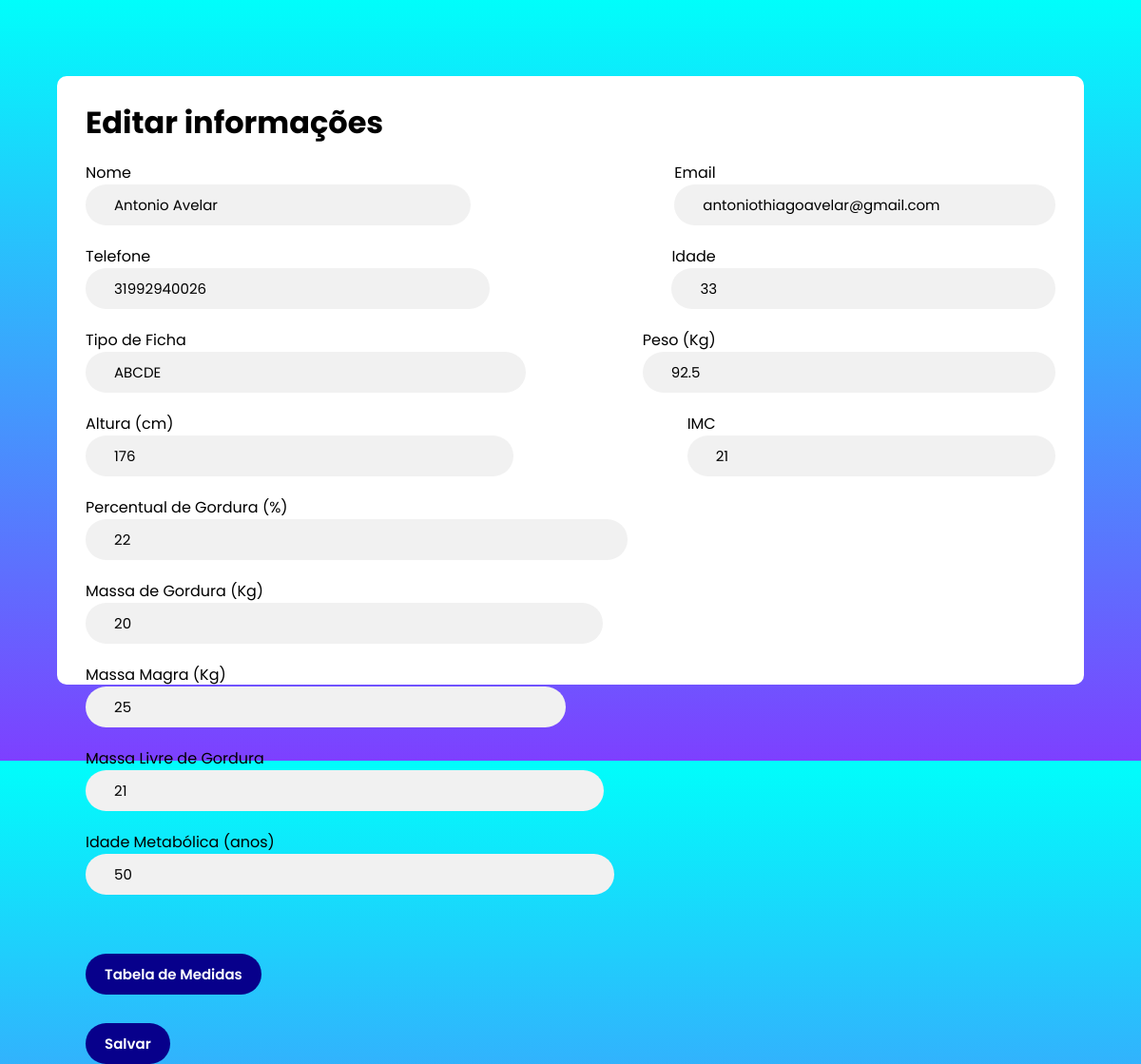
Page /assets/php/editarUsuario.php?idUsuario=21 (signed in) on the committed database.
### tables this page shows
CREATE TABLE `usuario` (
  `nomeUsuario` varchar(80) NOT NULL,
  `emailUsuario` varchar(80) NOT NULL,
  `senhaUsuario` varchar(24) NOT NULL,
  `telUsuario` bigint(11) NOT NULL,
  `idUsuario` int(100) NOT NULL,
  `idadeUsuario` int(3) NOT NULL,
  `pesoUsuario` float NOT NULL,
  `tipoFicha` varchar(10) NOT NULL,
  `alturaUsuario` float NOT NULL,
  `imcUsuario` float NOT NULL,
  `perGUsuario` varchar(10) NOT NULL,
  `masGUsuario` float NOT NULL,
  `massaUsuario` float NOT NULL,
  `massaLivreUsuario` float NOT NULL,
  `idadeMetUsuario` int(3) NOT NULL
);

### assets/php/editarUsuario.php (the view, shortened to what this page needs)
<?php
include_once("conexao.php");
?>
<!DOCTYPE html>
<html lang="en">
<head>
  <link rel="stylesheet" href="../css/editarUsuario.css">
  <link href='https://unpkg.com/boxicons@2.1.4/css/boxicons.min.css' rel='stylesheet'>
</head>
<body>
  <?php
  if (isset($_GET["idUsuario"])) {
    $idUsuario = $_GET["idUsuario"];
    $sql = "SELECT * FROM usuario WHERE idUsuario = $idUsuario";
    $consulta = $conn->query($sql);
    $usuario = $consulta->fetch_assoc();
  }
  ?>
  <div class="container">
    <h1>Editar informações</h1>
    <div class="edit-card">
      <form action="editarUsuario.php?idUsuario=<?php echo $idUsuario?>" method="POST">
        <div class="user-details">
          <div class="form-item">
            <label for="nomeUsuario" class="form-label">Nome</label>
            <input type="text" class="form-element" id="nomeUsuario" name="nomeUsuario" value="<?php echo $usuario["nomeUsuario"] ?>" required>
          </div>
          <div class="form-item">
            <label for="email" class="form-label">Email</label>
            <input type="email" class="form-element" id="email" name="emailUsuario" value="<?php echo $usuario["emailUsuario"] ?>" required>
          </div>
          <div class="form-item">
            <label for="celular" class="form-label">Telefone</label>
            <input type="tel" class="form-element" id="celular" name="telUsuario" value="<?php echo $usuario["telUsuario"] ?>" required>
          </div>
          <div class="form-item">
            <label for="idade" class="form-label">Idade</label>
            <input type="number" class="form-element" id="idade" name="idadeUsuario" value="<?php echo $usuario["idadeUsuario"] ?>" required>
          </div>
          <div class="form-item">
            <label for="ficha" class="form-label">Tipo de Ficha</label>
            <input type="text" class="form-element" id="ficha" name="tipoFicha" value="<?php echo $usuario["tipoFicha"] ?>" required>
          </div>
          <div class="form-item">
            <label for="peso" class="form-label">Peso (Kg)</label>
            <input type="text" class="form-element" id="peso" name="pesoUsuario" value="<?php echo $usuario["pesoUsuario"] ?>" required>
          </div>
          <div class="form-item">
            <label for="altura" class="form-label">Altura (cm)</label>
            <input type="text" class="form-element" id="altura" name="alturaUsuario" value="<?php echo $usuario["alturaUsuario"] ?>" required>
          </div>
          <div class="form-item">
            <label for="imc" class="form-label">IMC</label>
            <input type="text" class="form-element" id="imc" name="imcUsuario" value="<?php echo $usuario["imcUsuario"] ?>" required>
          </div>
          <div class="form-item">
            <label for="perGordura" class="form-label">Percentual de Gordura (%)</label>
            <input type="text" class="form-element" id="perGordura" name="perGUsuario" value="<?php echo $usuario["perGUsuario"] ?>" required>
          </div>
          <div class="form-item">
            <label for="masGordura" class="form-label">Massa de Gordura (Kg)</label>
            <input type="text" class="form-element" id="masGordura" name="masGUsuario" value="<?php echo $usuario["masGUsuario"] ?>" required>
          </div>
          <div class="form-item">
            <label for="massa" class="form-label">Massa Magra (Kg)</label>
            <input type="text" class="form-element" id="massa" name="massaUsuario" value="<?php echo $usuario["massaUsuario"] ?>" required>
          </div>
          <div class="form-item">
            <label for="massaLivre" class="form-label">Massa Livre de Gordura</label>
            <input type="text" class="form-element" id="massaLivre" name="massaLivreUsuario" value="<?php echo $usuario["massaLivreUsuario"] ?>" required>
          </div>
          <div class="form-item">
            <label for="idadeMet" class="form-label">Idade Metabólica (anos)</label>
            <input type="number" class="form-element" id="idadeMet" name="idadeMetUsuario" value="<?php echo $usuario["idadeMetUsuario"] ?>" required>
          </div>
        </div>
    </div>
    <div class="flex">
    <a href="tabelaMedidas.php?idUsuario=<?php echo $exibir['idUsuario'] ?>"><button>Tabela de Medidas</button></a>
    </div>
    <div class="flex">
      <button type="submit"  value="Editar">Salvar</button>
    </div>
  </div>
</body>
</html>

### assets/css/editarUsuario.css (style rules this page uses)
* { margin: 0; padding: 0; box-sizing: border-box; font-family: 'Poppins', sans-serif; }
body { width: 100vw; height: 100vh; display: flex; align-items: center; justify-content: center; background: linear-gradient(to bottom, #00fefb, #7d40ff); }
button { cursor: pointer; }
.container { width: 90%; height: 80%; border-radius: 10px; padding: 25px 30px; background: white; }
.container form .user-details { display: flex; flex-wrap: wrap; justify-content: space-between; align-items: center; gap: 20px 50px; }
.edit-card .form-element { width: 100%; border: none; background-color: #f1f1f1; padding: 10px 30px; font-size: 15px; border-radius: 50px; transition: box-shadow 0.2s; }
.edit-card form { margin-bottom: 2rem; }
.edit-card form>* { margin-top: 1rem; }
button { background-color: #07008b; color: white; border: none; padding: 10px 20px; border-radius: 50px; cursor: pointer; font-weight: 600; font-size: 15px; transition: all 0.2s; }
.flex { display: flex; justify-content: space-between; align-items: center; padding-top: 30px; gap: 1rem; }

### rows in the picture
usuario: nomeUsuario "Antonio Avelar", emailUsuario "antoniothiagoavelar@gmail.com", telUsuario "31992940026", idadeUsuario "33", tipoFicha "ABCDE", pesoUsuario "92.5", alturaUsuario "176", imcUsuario "21", perGUsuario "22", masGUsuario "20", massaUsuario "25", massaLivreUsuario "21", idadeMetUsuario "50"
